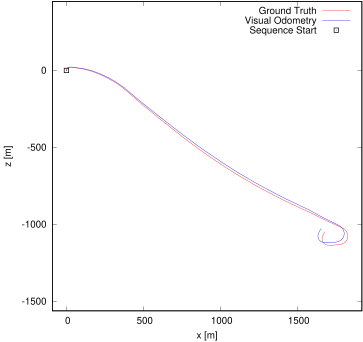

The script that saved this image:
set term postscript eps enhanced color
set output "01.eps"
set size ratio -1
set xrange [-91:1919]
set yrange [-1562:448]
set xlabel "x [m]"
set ylabel "z [m]"
plot "sub01.txt" using 1:2 lc rgb "#FF0000" title 'Ground Truth' w lines,"sub01.txt" using 3:4 lc rgb "#0000FF" title 'Visual Odometry' w lines,"< head -1 sub01.txt" using 1:2 lc rgb "#000000" pt 4 ps 1 lw 2 title 'Sequence Start' w points
